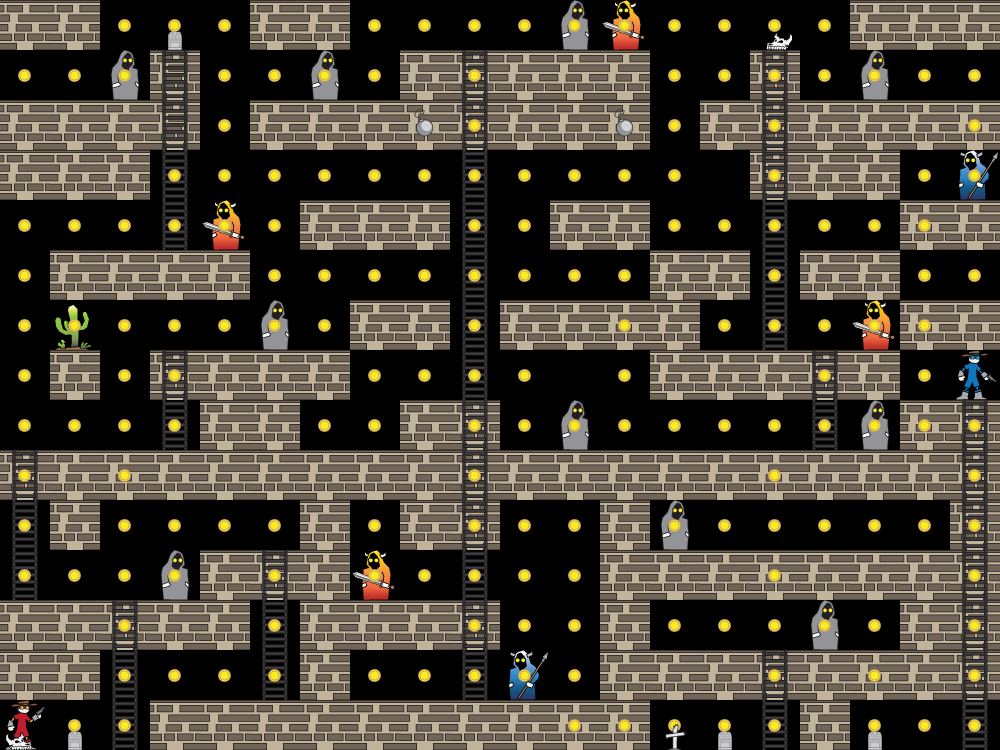

The image is a tile-based game level rendered from a .tmx file. Its description and source (layers, tilesets, objects; grid data summarised) follow:
An orthogonal 20x15 tile map with 50x50 px tiles, 7 tile layers (Blocks, Ladders, Back, Cast, ...).

<map version="1.0" orientation="orthogonal" width="20" height="15" tilewidth="50" tileheight="50">
 <tileset firstgid="1" name="bandit_spritesheet" tilewidth="50" tileheight="50">
  <image source="bandit_spritesheet.png" width="900" height="500" />
 </tileset>
 <layer name="Blocks" width="20" height="15">
  <data>[300 cells, 148 non-empty, 1 distinct tile ids]</data>
 </layer>
 <layer name="Ladders" width="20" height="15">
  <data>[300 cells, 45 non-empty, 1 distinct tile ids]</data>
 </layer>
 <layer name="Back" width="20" height="15">
  <data>[300 cells, 6 non-empty, 3 distinct tile ids]</data>
 </layer>
 <layer name="Cast" width="20" height="15">
  <data>[300 cells, 18 non-empty, 5 distinct tile ids]</data>
 </layer>
 <layer name="Coins" width="20" height="15">
  <data>[300 cells, 181 non-empty, 2 distinct tile ids]</data>
 </layer>
 <layer name="Front" width="20" height="15">
  <data>[300 cells, 2 non-empty, 2 distinct tile ids]</data>
 </layer>
 <layer name="bomb" width="20" height="15">
  <data>[300 cells, 2 non-empty, 1 distinct tile ids]</data>
 </layer>
</map>
